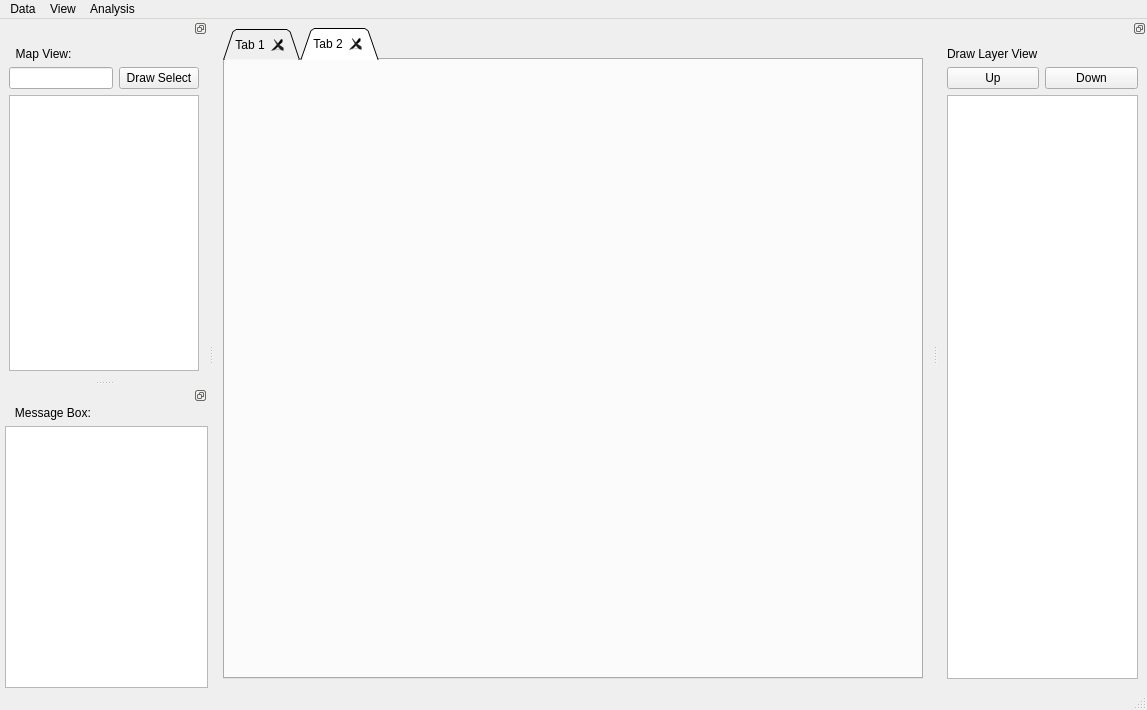
<?xml version="1.0" encoding="UTF-8"?>
<ui version="4.0">
 <class>MainWindow</class>
 <widget class="QMainWindow" name="MainWindow">
  <property name="geometry">
   <rect>
    <x>0</x>
    <y>0</y>
    <width>1147</width>
    <height>710</height>
   </rect>
  </property>
  <property name="windowTitle">
   <string>MainWindow</string>
  </property>
  <property name="tabShape">
   <enum>QTabWidget::Triangular</enum>
  </property>
  <widget class="QWidget" name="centralwidget">
   <layout class="QGridLayout" name="gridLayout_2">
    <item row="0" column="0">
     <widget class="QTabWidget" name="tabWidget_Draw">
      <property name="minimumSize">
       <size>
        <width>700</width>
        <height>600</height>
       </size>
      </property>
      <property name="mouseTracking">
       <bool>true</bool>
      </property>
      <property name="tabletTracking">
       <bool>true</bool>
      </property>
      <property name="focusPolicy">
       <enum>Qt::StrongFocus</enum>
      </property>
      <property name="autoFillBackground">
       <bool>true</bool>
      </property>
      <property name="tabPosition">
       <enum>QTabWidget::North</enum>
      </property>
      <property name="tabShape">
       <enum>QTabWidget::Triangular</enum>
      </property>
      <property name="currentIndex">
       <number>1</number>
      </property>
      <property name="elideMode">
       <enum>Qt::ElideNone</enum>
      </property>
      <property name="usesScrollButtons">
       <bool>true</bool>
      </property>
      <property name="documentMode">
       <bool>false</bool>
      </property>
      <property name="tabsClosable">
       <bool>true</bool>
      </property>
      <property name="movable">
       <bool>true</bool>
      </property>
      <property name="tabBarAutoHide">
       <bool>false</bool>
      </property>
      <widget class="QWidget" name="tab">
       <attribute name="title">
        <string>Tab 1</string>
       </attribute>
      </widget>
      <widget class="QWidget" name="tab_2">
       <attribute name="title">
        <string>Tab 2</string>
       </attribute>
      </widget>
     </widget>
    </item>
   </layout>
  </widget>
  <widget class="QMenuBar" name="menubar">
   <property name="geometry">
    <rect>
     <x>0</x>
     <y>0</y>
     <width>1147</width>
     <height>23</height>
    </rect>
   </property>
   <widget class="QMenu" name="menu">
    <property name="title">
     <string>Data</string>
    </property>
    <addaction name="actionNew_Map"/>
    <addaction name="separator"/>
    <addaction name="actionAdd_json_to_Map"/>
    <addaction name="actionAdd_SHP_to_Map"/>
    <addaction name="actionLink_to_PostGIS"/>
    <addaction name="separator"/>
    <addaction name="actionRemove_Map"/>
   </widget>
   <widget class="QMenu" name="menuView">
    <property name="title">
     <string>View</string>
    </property>
    <addaction name="actionMap_View"/>
    <addaction name="actionMessage_Box"/>
    <addaction name="actionHide_Draw_Layer_View"/>
    <addaction name="separator"/>
    <addaction name="actionShow_3D_View"/>
    <addaction name="separator"/>
    <addaction name="actionShow_Index_Rect"/>
   </widget>
   <widget class="QMenu" name="menuAnalysis">
    <property name="title">
     <string>Analysis</string>
    </property>
    <addaction name="actionKDE"/>
   </widget>
   <addaction name="menu"/>
   <addaction name="menuView"/>
   <addaction name="menuAnalysis"/>
  </widget>
  <widget class="QStatusBar" name="statusbar"/>
  <widget class="QDockWidget" name="dockWidget_map">
   <property name="features">
    <set>QDockWidget::DockWidgetFloatable|QDockWidget::DockWidgetMovable</set>
   </property>
   <property name="allowedAreas">
    <set>Qt::LeftDockWidgetArea|Qt::RightDockWidgetArea</set>
   </property>
   <attribute name="dockWidgetArea">
    <number>1</number>
   </attribute>
   <widget class="QWidget" name="dockWidgetContents">
    <property name="sizePolicy">
     <sizepolicy hsizetype="Minimum" vsizetype="Preferred">
      <horstretch>0</horstretch>
      <verstretch>0</verstretch>
     </sizepolicy>
    </property>
    <property name="minimumSize">
     <size>
      <width>150</width>
      <height>0</height>
     </size>
    </property>
    <layout class="QGridLayout" name="gridLayout">
     <item row="1" column="0">
      <widget class="QLineEdit" name="lineEdit_TreeSearch"/>
     </item>
     <item row="1" column="1">
      <widget class="QPushButton" name="pushButton_DrawSelect">
       <property name="text">
        <string>Draw Select</string>
       </property>
      </widget>
     </item>
     <item row="0" column="0">
      <widget class="QLabel" name="label">
       <property name="text">
        <string>  Map View:</string>
       </property>
      </widget>
     </item>
     <item row="2" column="0" colspan="2">
      <widget class="QTreeView" name="mapTreeView">
       <property name="enabled">
        <bool>true</bool>
       </property>
       <property name="sizePolicy">
        <sizepolicy hsizetype="Expanding" vsizetype="Expanding">
         <horstretch>0</horstretch>
         <verstretch>0</verstretch>
        </sizepolicy>
       </property>
       <property name="maximumSize">
        <size>
         <width>16777215</width>
         <height>16777215</height>
        </size>
       </property>
       <property name="acceptDrops">
        <bool>true</bool>
       </property>
       <property name="editTriggers">
        <set>QAbstractItemView::NoEditTriggers</set>
       </property>
       <property name="dragEnabled">
        <bool>false</bool>
       </property>
       <property name="dragDropOverwriteMode">
        <bool>false</bool>
       </property>
       <property name="dragDropMode">
        <enum>QAbstractItemView::DragOnly</enum>
       </property>
       <property name="defaultDropAction">
        <enum>Qt::MoveAction</enum>
       </property>
       <property name="animated">
        <bool>true</bool>
       </property>
       <attribute name="headerMinimumSectionSize">
        <number>50</number>
       </attribute>
      </widget>
     </item>
    </layout>
   </widget>
  </widget>
  <widget class="QDockWidget" name="dockWidget_Message">
   <property name="sizePolicy">
    <sizepolicy hsizetype="Expanding" vsizetype="Expanding">
     <horstretch>0</horstretch>
     <verstretch>0</verstretch>
    </sizepolicy>
   </property>
   <property name="minimumSize">
    <size>
     <width>150</width>
     <height>150</height>
    </size>
   </property>
   <property name="maximumSize">
    <size>
     <width>524287</width>
     <height>524287</height>
    </size>
   </property>
   <property name="statusTip">
    <string/>
   </property>
   <property name="whatsThis">
    <string>MessageBox</string>
   </property>
   <property name="accessibleName">
    <string>MessageBox</string>
   </property>
   <property name="autoFillBackground">
    <bool>true</bool>
   </property>
   <property name="floating">
    <bool>false</bool>
   </property>
   <property name="features">
    <set>QDockWidget::DockWidgetFloatable|QDockWidget::DockWidgetMovable</set>
   </property>
   <property name="allowedAreas">
    <set>Qt::BottomDockWidgetArea|Qt::LeftDockWidgetArea</set>
   </property>
   <property name="windowTitle">
    <string comment="12312" extracomment="123123"/>
   </property>
   <attribute name="dockWidgetArea">
    <number>1</number>
   </attribute>
   <widget class="QWidget" name="dockWidgetContents_3">
    <layout class="QVBoxLayout" name="verticalLayout">
     <property name="leftMargin">
      <number>5</number>
     </property>
     <property name="topMargin">
      <number>1</number>
     </property>
     <property name="rightMargin">
      <number>0</number>
     </property>
     <property name="bottomMargin">
      <number>0</number>
     </property>
     <item>
      <widget class="QLabel" name="label_2">
       <property name="text">
        <string>   Message Box:</string>
       </property>
      </widget>
     </item>
     <item>
      <widget class="QTextBrowser" name="textBrowser">
       <property name="sizePolicy">
        <sizepolicy hsizetype="Preferred" vsizetype="Expanding">
         <horstretch>0</horstretch>
         <verstretch>0</verstretch>
        </sizepolicy>
       </property>
       <property name="maximumSize">
        <size>
         <width>16777215</width>
         <height>16777215</height>
        </size>
       </property>
      </widget>
     </item>
    </layout>
   </widget>
  </widget>
  <widget class="QDockWidget" name="dockWidget_DrawLayer">
   <property name="minimumSize">
    <size>
     <width>189</width>
     <height>171</height>
    </size>
   </property>
   <property name="features">
    <set>QDockWidget::DockWidgetFloatable|QDockWidget::DockWidgetMovable</set>
   </property>
   <property name="allowedAreas">
    <set>Qt::BottomDockWidgetArea|Qt::RightDockWidgetArea</set>
   </property>
   <attribute name="dockWidgetArea">
    <number>2</number>
   </attribute>
   <widget class="QWidget" name="dockWidgetContents_2">
    <layout class="QGridLayout" name="gridLayout_3">
     <item row="0" column="0">
      <widget class="QLabel" name="label_3">
       <property name="text">
        <string>Draw Layer View</string>
       </property>
      </widget>
     </item>
     <item row="1" column="0">
      <widget class="QPushButton" name="pushButton_Up">
       <property name="text">
        <string>Up</string>
       </property>
      </widget>
     </item>
     <item row="1" column="1">
      <widget class="QPushButton" name="pushButton_Down">
       <property name="text">
        <string>Down</string>
       </property>
      </widget>
     </item>
     <item row="2" column="0" colspan="2">
      <widget class="QListView" name="listView_DrawLayer">
       <property name="dragDropMode">
        <enum>QAbstractItemView::InternalMove</enum>
       </property>
       <property name="defaultDropAction">
        <enum>Qt::MoveAction</enum>
       </property>
       <property name="textElideMode">
        <enum>Qt::ElideLeft</enum>
       </property>
      </widget>
     </item>
    </layout>
   </widget>
  </widget>
  <action name="actionNew_Map">
   <property name="text">
    <string>New Map</string>
   </property>
  </action>
  <action name="actionAdd_json_to_Map">
   <property name="text">
    <string>Add json to Map</string>
   </property>
  </action>
  <action name="actionAdd_SHP_to_Map">
   <property name="text">
    <string>Add SHP to Map</string>
   </property>
  </action>
  <action name="actionMap_View">
   <property name="checkable">
    <bool>true</bool>
   </property>
   <property name="checked">
    <bool>false</bool>
   </property>
   <property name="text">
    <string>Hide Map View</string>
   </property>
  </action>
  <action name="actionMessage_Box">
   <property name="checkable">
    <bool>true</bool>
   </property>
   <property name="checked">
    <bool>false</bool>
   </property>
   <property name="text">
    <string>Hide Message Box</string>
   </property>
  </action>
  <action name="actionRemove_Map">
   <property name="text">
    <string>Remove Map</string>
   </property>
  </action>
  <action name="actionLink_to_PostGIS">
   <property name="text">
    <string>Link PostGIS</string>
   </property>
  </action>
  <action name="actiondsf">
   <property name="text">
    <string>dsf </string>
   </property>
  </action>
  <action name="actionHide_Draw_Layer_View">
   <property name="checkable">
    <bool>true</bool>
   </property>
   <property name="text">
    <string>Hide Draw Layer View</string>
   </property>
  </action>
  <action name="actionKDE">
   <property name="text">
    <string>KDE</string>
   </property>
  </action>
  <action name="actionShow_3D_View">
   <property name="checkable">
    <bool>true</bool>
   </property>
   <property name="enabled">
    <bool>false</bool>
   </property>
   <property name="text">
    <string>Show 3D View</string>
   </property>
  </action>
  <action name="actionShow_Index_Rect">
   <property name="checkable">
    <bool>true</bool>
   </property>
   <property name="enabled">
    <bool>false</bool>
   </property>
   <property name="text">
    <string>Show Index Rect</string>
   </property>
  </action>
 </widget>
 <resources/>
 <connections>
  <connection>
   <sender>actionMap_View</sender>
   <signal>toggled(bool)</signal>
   <receiver>dockWidget_map</receiver>
   <slot>setHidden(bool)</slot>
   <hints>
    <hint type="sourcelabel">
     <x>-1</x>
     <y>-1</y>
    </hint>
    <hint type="destinationlabel">
     <x>130</x>
     <y>156</y>
    </hint>
   </hints>
  </connection>
  <connection>
   <sender>actionMessage_Box</sender>
   <signal>toggled(bool)</signal>
   <receiver>dockWidget_Message</receiver>
   <slot>setHidden(bool)</slot>
   <hints>
    <hint type="sourcelabel">
     <x>-1</x>
     <y>-1</y>
    </hint>
    <hint type="destinationlabel">
     <x>130</x>
     <y>424</y>
    </hint>
   </hints>
  </connection>
  <connection>
   <sender>actionHide_Draw_Layer_View</sender>
   <signal>toggled(bool)</signal>
   <receiver>dockWidget_DrawLayer</receiver>
   <slot>setHidden(bool)</slot>
   <hints>
    <hint type="sourcelabel">
     <x>-1</x>
     <y>-1</y>
    </hint>
    <hint type="destinationlabel">
     <x>1039</x>
     <y>355</y>
    </hint>
   </hints>
  </connection>
 </connections>
</ui>
